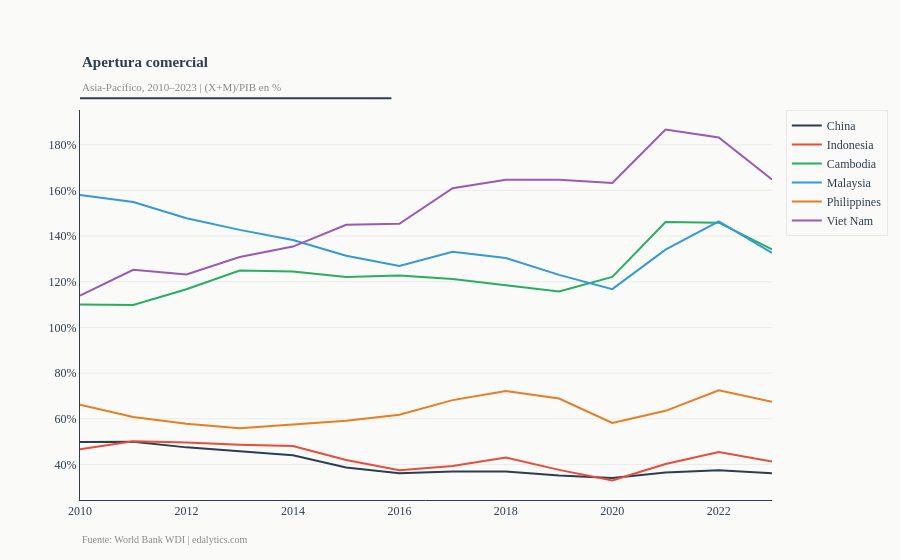

Source (notebook cell):
### Markdown cell above
**Figura 3 — Apertura comercial**

### Code cell
fig3 = go.Figure()

for i, country in enumerate(countries_list):
    d = df_long[df_long['Country'] == country]
    fig3.add_trace(go.Scatter(
        x=d['year'], y=d['trade_openness'],
        name=country, mode='lines',
        line=dict(color=COLORS[i], width=2)
    ))

fig3.update_layout(**BASE_LAYOUT, title=None)
add_title(fig3, 'Apertura comercial',
          'Asia-Pacífico, 2010–2023 | (X+M)/PIB en %')
fig3.update_yaxes(ticksuffix='%')
add_source(fig3)
fig3.show()

### Figure 1 — Plotly figure (JSON) as saved in the notebook; plotly's stock layout.template omitted (floating-point values rounded to 4 significant figures)
{"data": [{"line": {"color": "#2c3e50", "width": 2}, "mode": "lines", "name": "China", "type": "scatter", "x": [2010, 2011, 2012, 2013, 2014, 2015, 2016, 2017, 2018, 2019, 2020, 2021, 2022, 2023], "y": [49.85, 49.95, 47.48, 45.92, 44.07, 38.7, 36.18, 36.95, 36.89, 35.2, 34.04, 36.52, 37.44, 36.11]}, {"line": {"color": "#e74c3c", "width": 2}, "mode": "lines", "name": "Indonesia", "type": "scatter", "x": [2010, 2011, 2012, 2013, 2014, 2015, 2016, 2017, 2018, 2019, 2020, 2021, 2022, 2023], "y": [46.7, 50.18, 49.58, 48.64, 48.08, 41.94, 37.42, 39.36, 43.07, 37.63, 32.97, 40.2, 45.46, 41.34]}, {"line": {"color": "#27ae60", "width": 2}, "mode": "lines", "name": "Cambodia", "type": "scatter", "x": [2010, 2011, 2012, 2013, 2014, 2015, 2016, 2017, 2018, 2019, 2020, 2021, 2022, 2023], "y": [110.0, 109.8, 116.7, 124.9, 124.5, 122.1, 122.7, 121.2, 118.4, 115.7, 122.1, 146.2, 145.9, 134.2]}, {"line": {"color": "#3498db", "width": 2}, "mode": "lines", "name": "Malaysia", "type": "scatter", "x": [2010, 2011, 2012, 2013, 2014, 2015, 2016, 2017, 2018, 2019, 2020, 2021, 2022, 2023], "y": [157.9, 154.9, 147.8, 142.7, 138.3, 131.4, 126.9, 133.2, 130.4, 123.0, 116.8, 134.0, 146.4, 132.6]}, {"line": {"color": "#e67e22", "width": 2}, "mode": "lines", "name": "Philippines", "type": "scatter", "x": [2010, 2011, 2012, 2013, 2014, 2015, 2016, 2017, 2018, 2019, 2020, 2021, 2022, 2023], "y": [66.1, 60.8, 57.84, 55.82, 57.47, 59.14, 61.78, 68.17, 72.16, 68.84, 58.17, 63.48, 72.43, 67.42]}, {"line": {"color": "#9b59b6", "width": 2}, "mode": "lines", "name": "Viet Nam", "type": "scatter", "x": [2010, 2011, 2012, 2013, 2014, 2015, 2016, 2017, 2018, 2019, 2020, 2021, 2022, 2023], "y": [114.0, 125.3, 123.2, 130.8, 135.4, 144.9, 145.4, 161.0, 164.7, 164.7, 163.2, 186.7, 183.2, 164.8]}], "layout": {"annotations": [{"align": "left", "font": {"color": "#2c3e50", "family": "Georgia, serif", "size": 15}, "showarrow": false, "text": "<b>Apertura comercial</b>", "x": 0, "xref": "paper", "y": 1.15, "yref": "paper"}, {"align": "left", "font": {"color": "#888", "family": "Georgia, serif", "size": 11}, "showarrow": false, "text": "Asia-Pacífico, 2010–2023 | (X+M)/PIB en %", "x": 0, "xref": "paper", "y": 1.08, "yref": "paper"}, {"align": "left", "font": {"color": "#888", "size": 10}, "showarrow": false, "text": "Fuente: World Bank WDI | edalytics.com", "x": 0, "xref": "paper", "y": -0.12, "yref": "paper"}], "font": {"color": "#2c3e50", "family": "Georgia, serif", "size": 12}, "legend": {"bgcolor": "#fafaf8", "bordercolor": "#e8e8e4", "borderwidth": 1, "font": {"color": "#2c3e50"}}, "margin": {"b": 60, "t": 110}, "paper_bgcolor": "#fafaf8", "plot_bgcolor": "#fafaf8", "shapes": [{"line": {"color": "#2c3e50", "width": 2}, "type": "line", "x0": 0, "x1": 0.45, "xref": "paper", "y0": 1.03, "y1": 1.03, "yref": "paper"}], "title": {}, "xaxis": {"gridcolor": "#e8e8e4", "gridwidth": 0.5, "linecolor": "#2c3e50", "showgrid": false, "tickfont": {"color": "#2c3e50"}}, "yaxis": {"gridcolor": "#e8e8e4", "gridwidth": 0.8, "linecolor": "#2c3e50", "tickfont": {"color": "#2c3e50"}, "ticksuffix": "%", "zeroline": true, "zerolinecolor": "#2c3e50", "zerolinewidth": 1}}}
